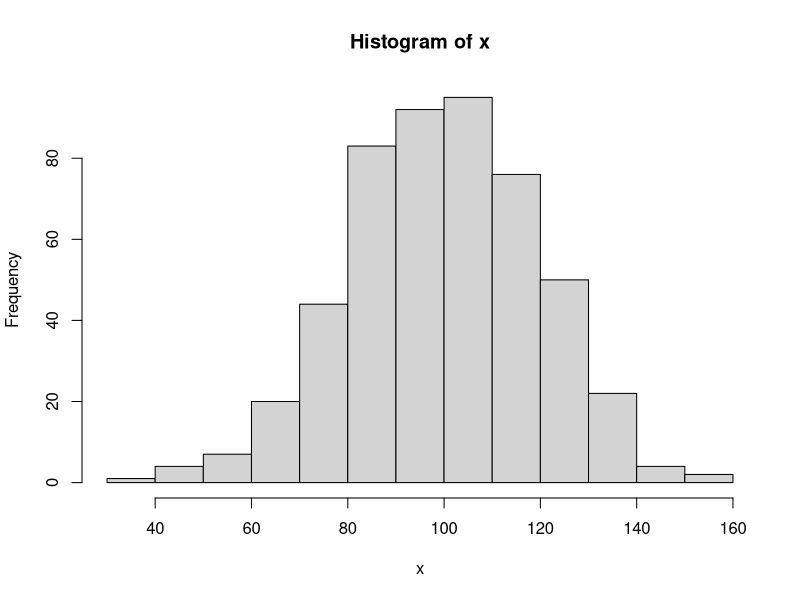
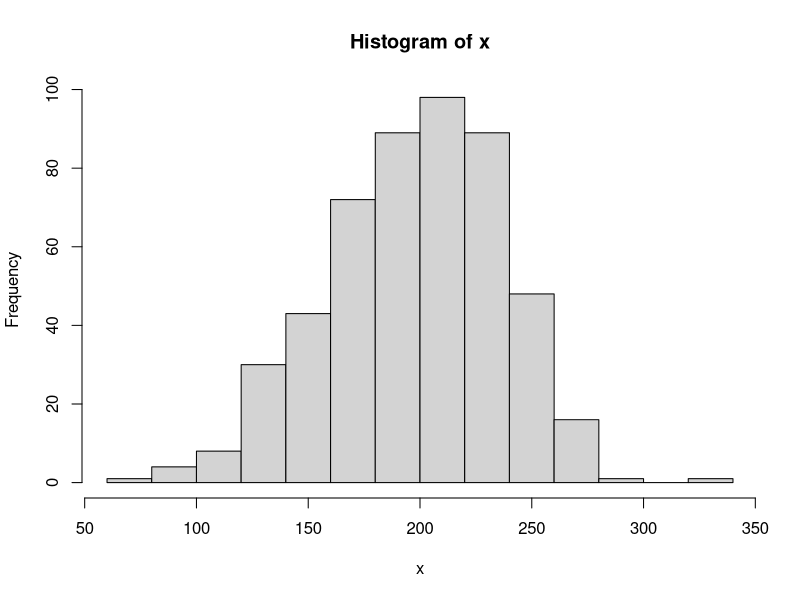
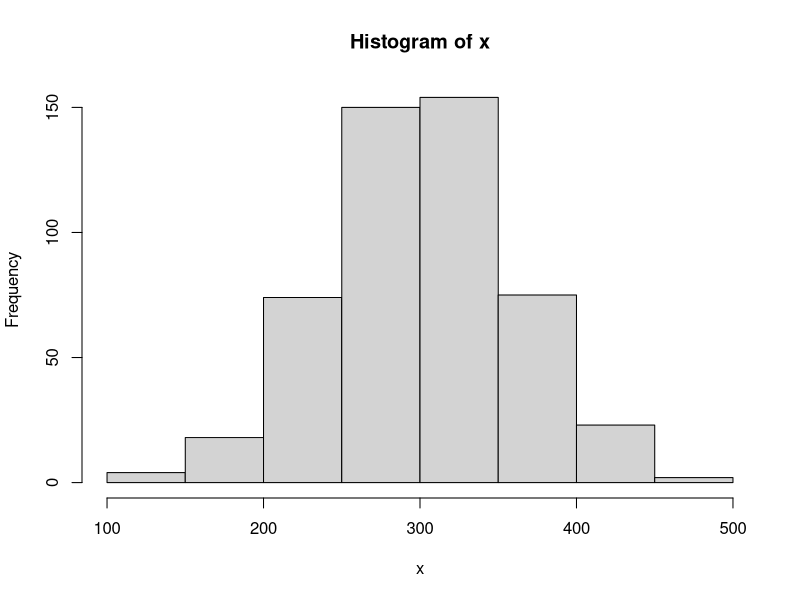

These figures' R source, in order: (Note: this script raises an error after producing the figures.)
for (i in 1:20) {
  print(i)
  if (i > 10){
    print("Please stop print")
    break
  }
}

for (i in seq(100,300,100)) {
  x <- rnorm(500, i, i/5)
  windows()
  hist(x)
  print(mean(x))
  print(sd(x))
}

x <- matrix(1:25, nrow = 5, ncol = 5)
x
m = matrix( nrow = 1,ncol = 5)
m
for (i in 1:5) {
  m[i] <- mean(x[,i])
  
}

total <- 0
for (i in 1:1000) {
  total <- total + i
  print(total)
}

total <- 0
for (i in 1:100) {
  i <- i^2
  total <- total + i
  print(total)
}

m2 <- apply(x,2,mean)
m3 <- apply(x,1,mean)

names(Autin.dfr)[names(Autin.dfr) == "Autin.list.Name"] <- "Name"
names(Autin.dfr)[names(Autin.dfr) == "Autin.list.Order"] <- "Order"
names(Autin.dfr)[names(Autin.dfr) == "Autin.list.Age"] <- "Age"